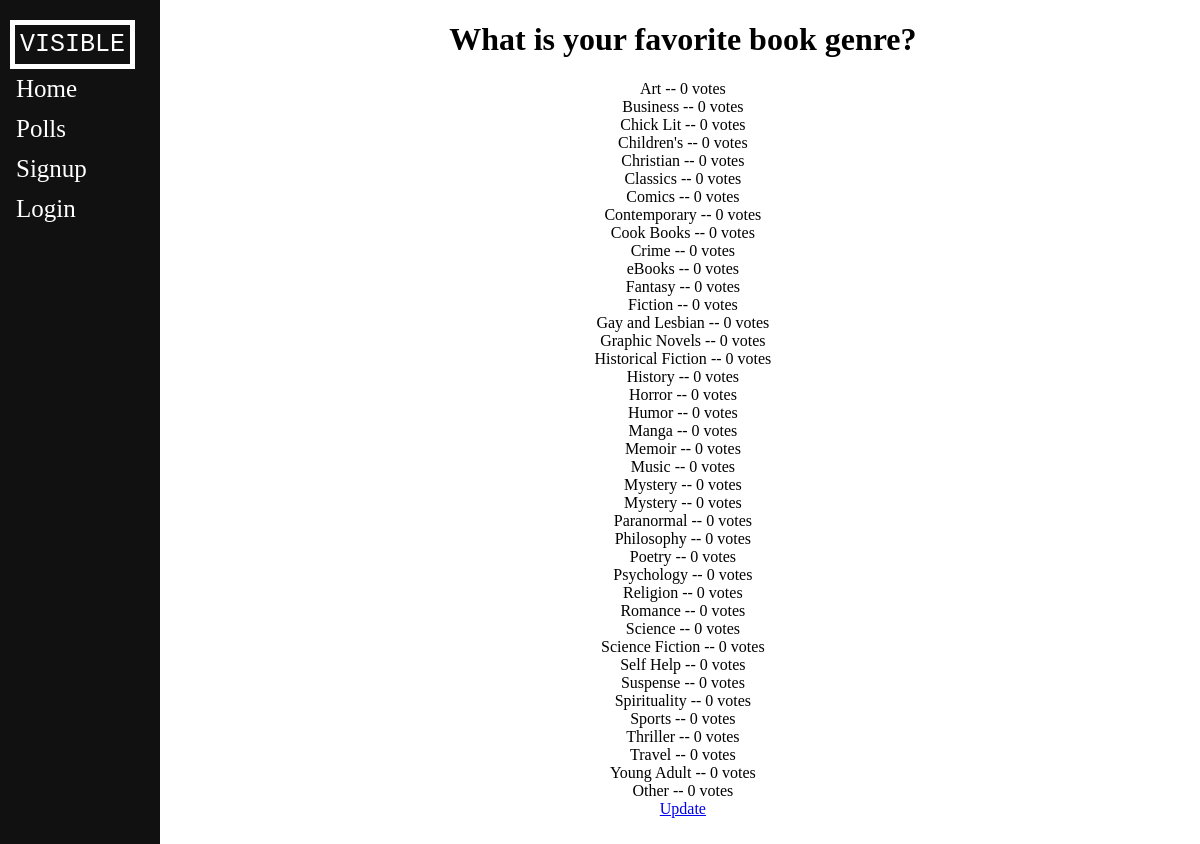
Page /polls/1/results/ on the committed database.
### polls/models.py (models this page shows, shortened)
class Question(models.Model):
    question_text = models.CharField(max_length=200)
    pub_date = models.DateTimeField('date published')

class Choice(models.Model):
    question = models.ForeignKey(Question, on_delete=models.CASCADE)
    choice_text = models.CharField(max_length=200)
    votes = models.IntegerField(default=0)
    complete = models.BooleanField();

### polls/views.py (the view)
# urls.py: path('<int:pk>/results/', views.ResultsView.as_view(), name='results'),
class ResultsView(generic.DetailView):
    model = Question
    template_name = 'polls/results.html'

### polls/templates/polls/results.html
{% extends "base_layout.html" %}
{% block content %}
<h1 style="text-align:center">{{ question.question_text }}</h1>
{% for choice in question.choice_set.all %}
    <div style="text-align:center">{{ choice.choice_text }} -- {{ choice.votes }} vote{{ choice.votes|pluralize }}</div>
{% endfor %}
 <div style="text-align:center"><a href="{% url 'polls:detail' question.id %}">Update</a></div>
{% endblock %}

### rows in the picture
Question: question_text "What is your favorite book genre?"
Choice: choice_text "Art", votes "0"
Choice: choice_text "Business", votes "0"
Choice: choice_text "Chick Lit", votes "0"
Choice: choice_text "Children's", votes "0"
Choice: choice_text "Christian", votes "0"
Choice: choice_text "Classics", votes "0"
Choice: choice_text "Comics", votes "0"
Choice: choice_text "Contemporary", votes "0"
Choice: choice_text "Cook Books", votes "0"
Choice: choice_text "Crime", votes "0"
Choice: choice_text "eBooks", votes "0"
Choice: choice_text "Fantasy", votes "0"
Choice: choice_text "Fiction", votes "0"
Choice: choice_text "Gay and Lesbian", votes "0"
Choice: choice_text "Graphic Novels", votes "0"
Choice: choice_text "Historical Fiction", votes "0"
Choice: choice_text "History", votes "0"
Choice: choice_text "Horror", votes "0"
Choice: choice_text "Humor", votes "0"
Choice: choice_text "Manga", votes "0"
Choice: choice_text "Memoir", votes "0"
Choice: choice_text "Music", votes "0"
Choice: choice_text "Mystery", votes "0"
Choice: choice_text "Mystery", votes "0"
Choice: choice_text "Paranormal", votes "0"
Choice: choice_text "Philosophy", votes "0"
Choice: choice_text "Poetry", votes "0"
Choice: choice_text "Psychology", votes "0"
Choice: choice_text "Religion", votes "0"
Choice: choice_text "Romance", votes "0"
Choice: choice_text "Science", votes "0"
Choice: choice_text "Science Fiction", votes "0"
Choice: choice_text "Self Help", votes "0"
Choice: choice_text "Suspense", votes "0"
Choice: choice_text "Spirituality", votes "0"
Choice: choice_text "Sports", votes "0"
Choice: choice_text "Thriller", votes "0"
Choice: choice_text "Travel", votes "0"
Choice: choice_text "Young Adult", votes "0"
Choice: choice_text "Other", votes "0"
